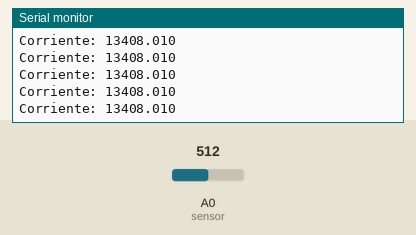
This sketch was run on a simulated Arduino Uno, built with avr-gcc and run on an emulated ATmega328P. Shown: the last lines printed to the serial monitor. Inputs (shaded band) come from the test bench; at power-on: A0 (sensor) = 512.

Above: at 1.2 s.
1.3 s: A0 (sensor) set to 716
At 1.42 s:
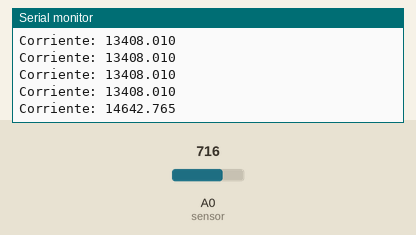
2.8 s: A0 (sensor) set to 900
At 2.82 s:
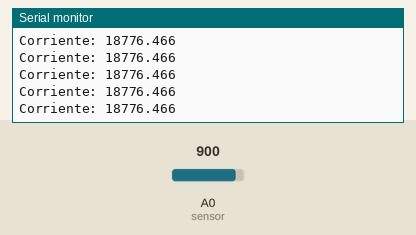
Timing chart, 0 to 5.8 s (numbered marks = the images above; inputs shaded):
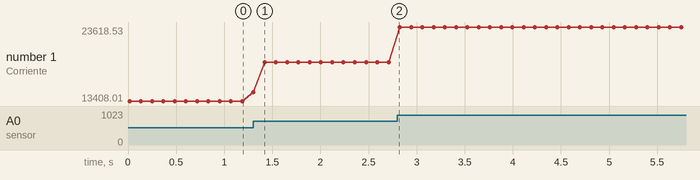

Measured:
- after the input at 1.3 s, the serial monitor: prints a new line at once (image 1)
- plotted number 1: 13408.01 → 18776.47 after the input at 1.3 s, 18776.47 → 23618.53 after the input at 2.8 s

The sketch:

sensor_1.ino
```cpp
float Sensibilidad=0.038;   //sensibilidad en voltios/amperios.

void setup() {
  // put your setup code here, to run once:
  Serial.begin(9600);
}

void loop() {
  // put your main code here, to run repeatedly:
  float Idc=calculoCorriente(100); //obtenemos la corriente promedio de 500 muestras
  Serial.print("Corriente: ");
  Serial.println(Idc, 3);
  delay(100);
}

float calculoCorriente(int numeroMuestras)
{
  float lecturaWSC1700 = 0;
  float intensidad = 0;
  for (int i=0; i<numeroMuestras; i++)
  {
    lecturaWSC1700 = analogRead(A0) + (4.96 / 1023.0);   //lee tensión de sensor en A0.
    intensidad = intensidad + (lecturaWSC1700-2.5)/Sensibilidad;   //calculamos corriente y sumamos
  }
  intensidad = intensidad/numeroMuestras;
  return(intensidad);
}
```
